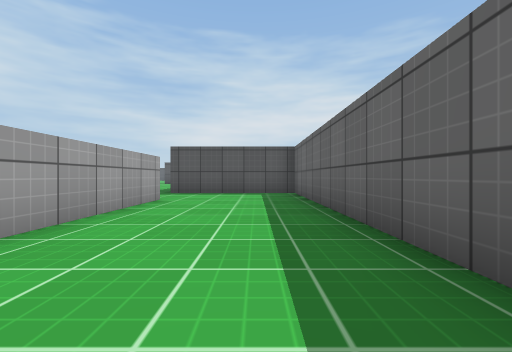
view 1 (above)

24 first-person views from a walk through a 3-D level made in the Unity game engine. The camera is 0.55 m above the floor, looks level and sees 90° across. The floor is counted in squares, 1 m on a side. Each view is taken from the middle of a square. On the plan, view 1 faces up. The plan holds only what a view shows up to about 9 squares ahead; the rest is blank. The place goes on beyond the plan. Surface patterns are stand-ins for the level's own textures.

view 2
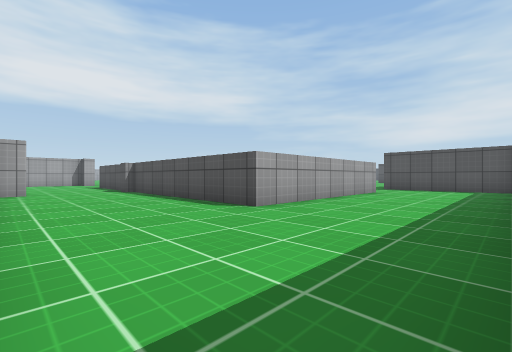

view 3
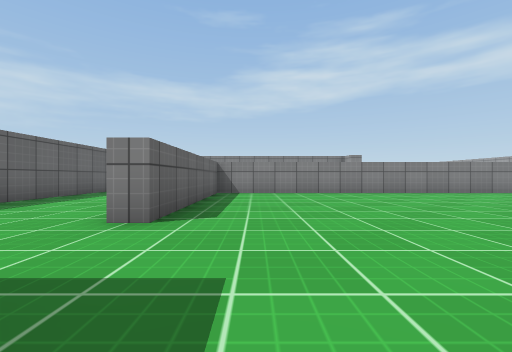

view 4
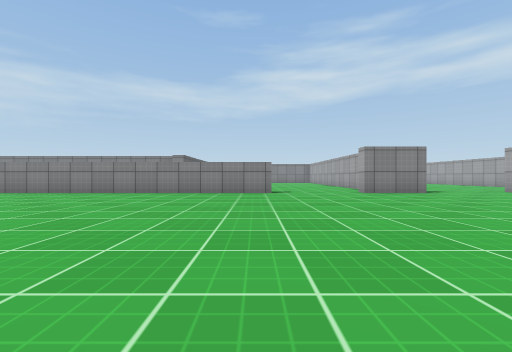

view 5
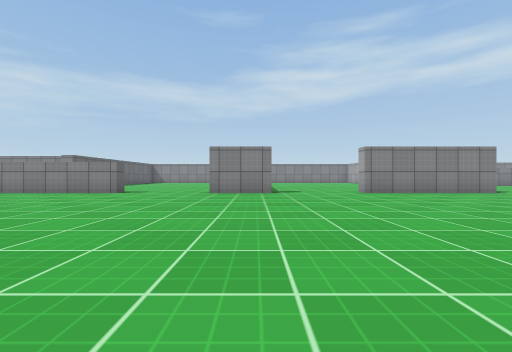

view 6
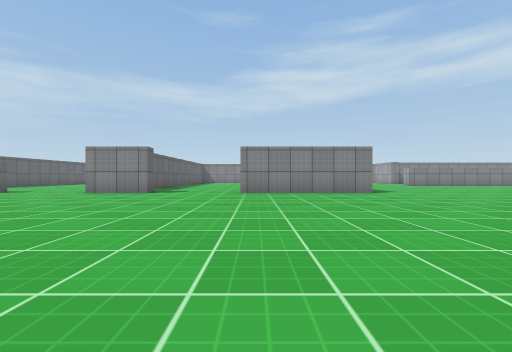

view 7
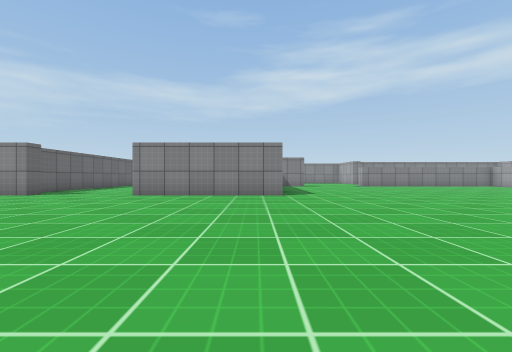

view 8
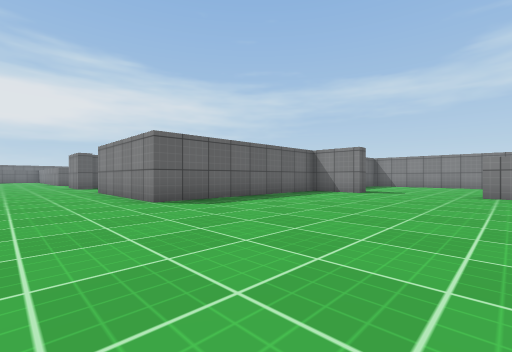

view 9
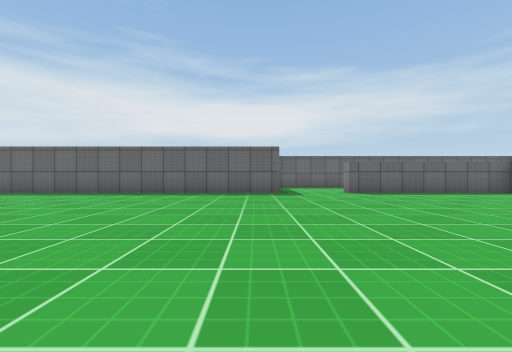

view 10
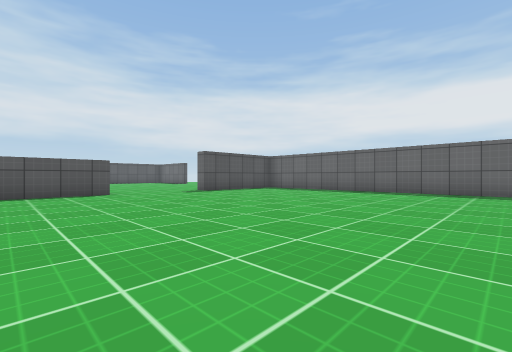

view 11
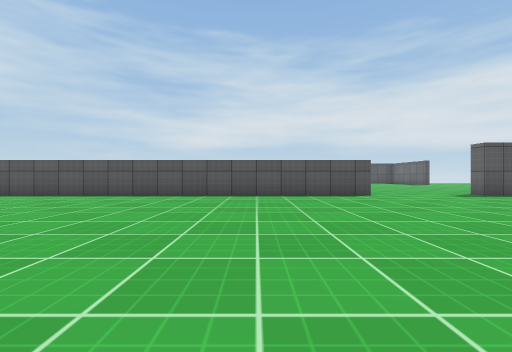

view 12
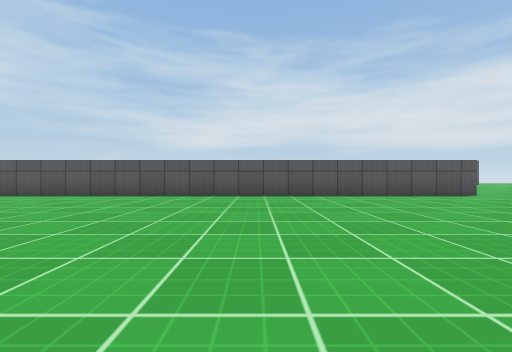

view 13
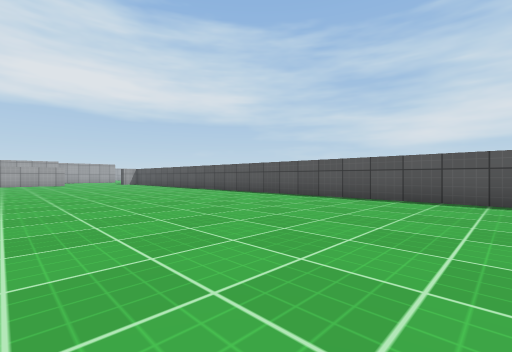

view 14
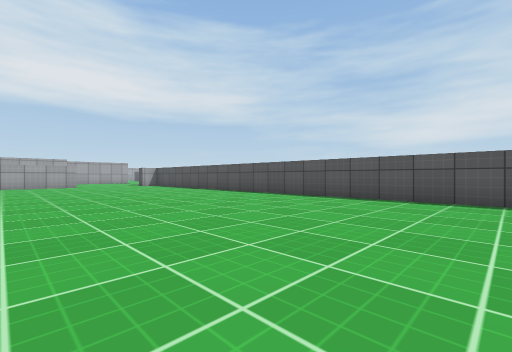

view 15
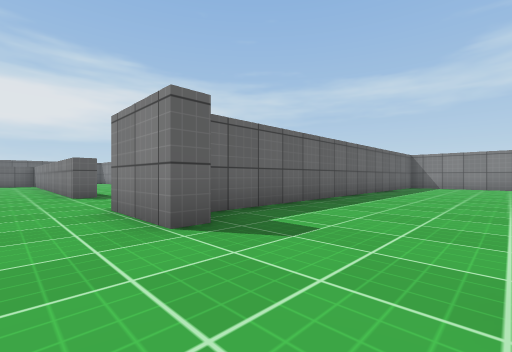

view 16
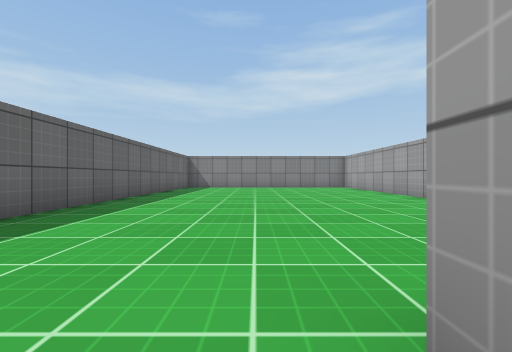

view 17
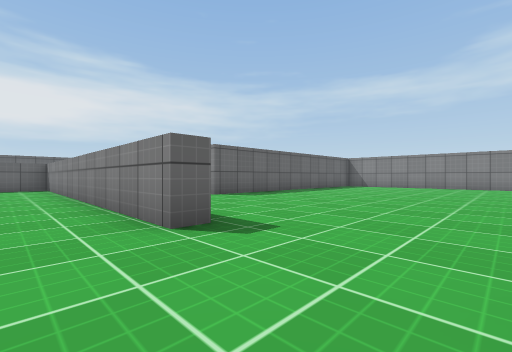

view 18
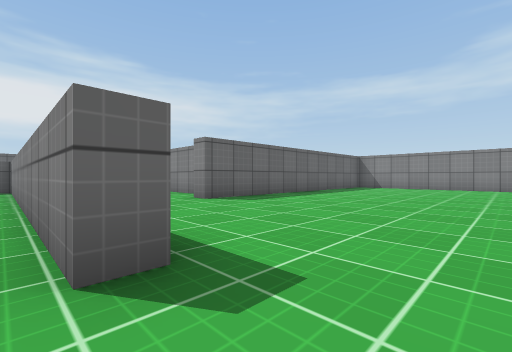

view 19
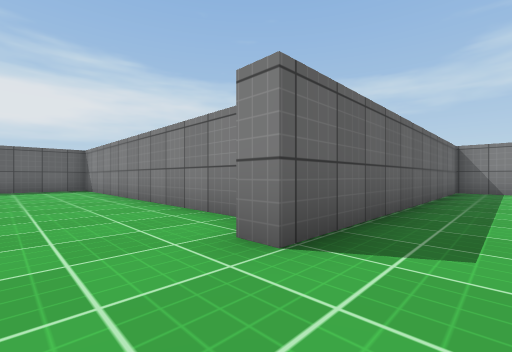

view 20
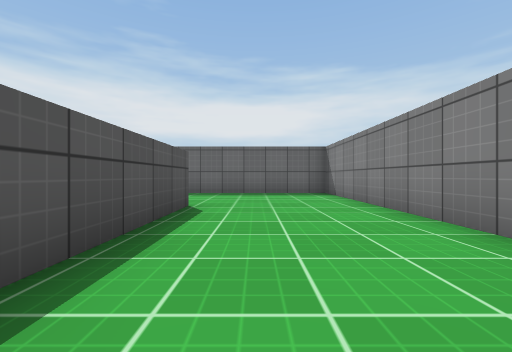

view 21
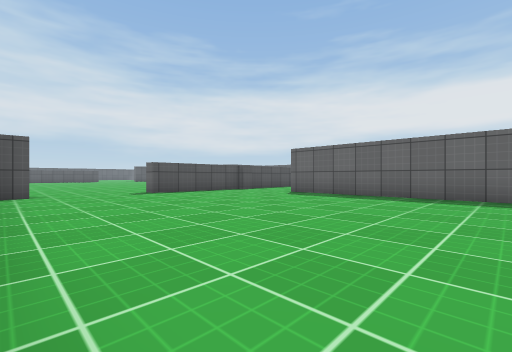

view 22
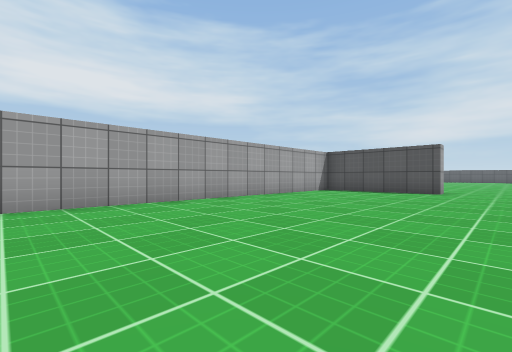

view 23
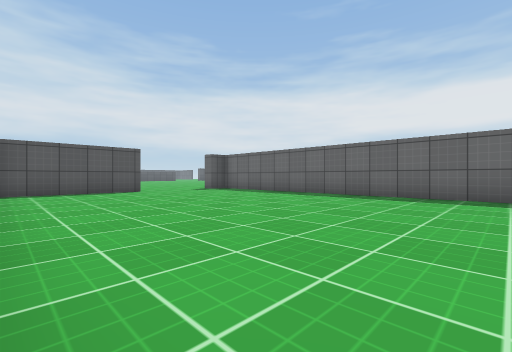

view 24
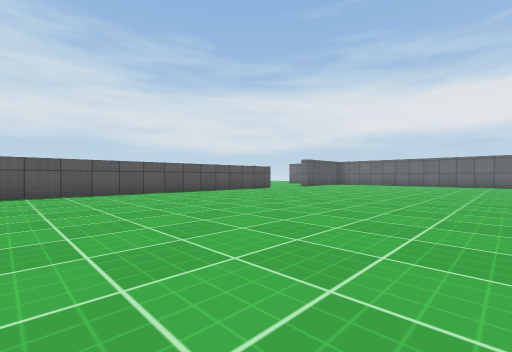

### Floor plan
Points are (right, up) in squares from view 1. A wall is a line through its corners. A room is listed if a view was taken in it or the views show most of it. See-through windows are left out.
Room 1 (views 1, 2, 3, 4, 5, 6, 7, 8, 9, 10, 11, 12, 13, 14, 15, 16, 17, 18, 19, 20, 21, 22, 23, 24)
walls: (-17.5, 0.2) (-17.5, 0.7) (-15.5, 0.7) (-15.5, 0.2) (-16, 0.2); (-11.5, 0.2) (-12.5, 0.2) (-12.5, 0.7) (-2.8, 0.7) (-2.8, 6) (-2.2, 6) (-2.2, 0.2) (-8.2, 0.2); (-8.2, 0) (-8.8, 0); (-24.2, -1.5) (-24.2, -9); (-7.5, -3.3) (1.3, -3.3) (1.3, 8.3) (-2.8, 8.3) (-2.8, 17.2); (-24.8, -4.5) (-24.8, 0.7) (-20.5, 0.7) (-20.5, 0.2) (-24, 0.2); (-16.8, -9) (-16.8, -0.2); (-9.8, 18.3) (-28.5, 18.3); (-26.5, -5.8) (-26.5, -5.3) (-25.5, -5.3); (-8.8, -9.5) (-8.8, -2.5) (-8.2, -2.5) (-8.2, -3); (-5.8, 18.3) (-6.5, 18.3); (-30, -5.3) (-29.5, -5.3)
ways out: opening at (-8, 18)

Where each view was taken, in squares from view 1:
view 1: 0 up, 0 right, facing up
view 2: 3 down, 1 right, facing up-left
view 3: 9 up, 4 left, facing down
view 4: 9 up, 12 left, facing down
view 5: 9 up, 17 left, facing down
view 6: 9 up, 21 left, facing down
view 7: 8 up, 24 left, facing down
view 8: 3 up, 30 left, facing down-right
view 9: 9 up, 11 left, facing right
view 10: 10 up, 12 left, facing up-right
view 11: 11 up, 13 left, facing up
view 12: 11 up, 16 left, facing up
view 13: 12 up, 19 left, facing up-left
view 14: 12 up, 22 left, facing up-left
view 15: 2 up, 20 left, facing down-right
view 16: 1 up, 20 left, facing down
view 17: 2 up, 15 left, facing down-right
view 18: 1 up, 14 left, facing down-right
view 19: 1 down, 10 left, facing down-right
view 20: 1 down, 7 left, facing right
view 21: 8 down, 16 left, facing up-right
view 22: 9 down, 19 left, facing up-left
view 23: 9 down, 24 left, facing up-right
view 24: 10 up, 19 left, facing up-right
